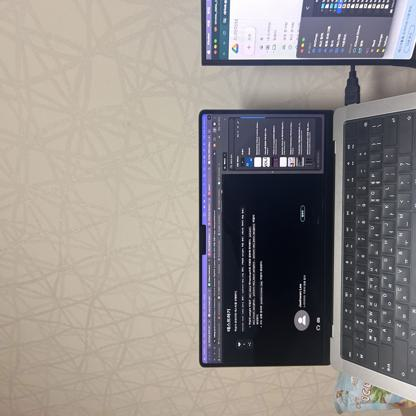
#> input picture nothingResized.jpg, 416 x 416 px, found by its file name
$ python testImgResize.py
#> lines starting #> are read from the running program, lines starting #| are printed output that depends on the picture
from PIL import Image
import os

# [11 lines of commented-out code are left out]
img = Image.open('/Users/byeongseok/Desktop/tumbler/nothingResized.jpg')
#> img is the input picture: PIL image 416x416 RGB; mean R, G, B 144.7, 138.8, 135.4
img = img.rotate(-90)
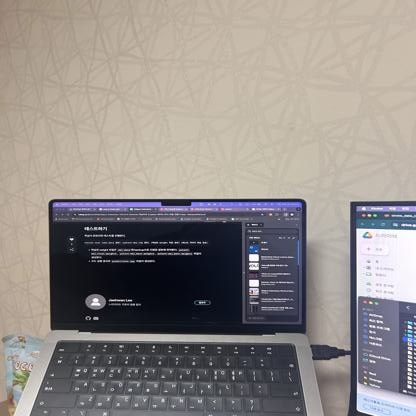
#> img: PIL image 416x416 RGB; mean R, G, B 144.7, 138.8, 135.4
img.save('/Users/byeongseok/Desktop/tumbler/nothingResizedRotated.jpg')
print(os.path.isfile('/Users/byeongseok/Desktop/tumbler/nonthingResizedRotated.jpg'))

$ run again, with nonTumblr.jpg copied over nothingResized.jpg
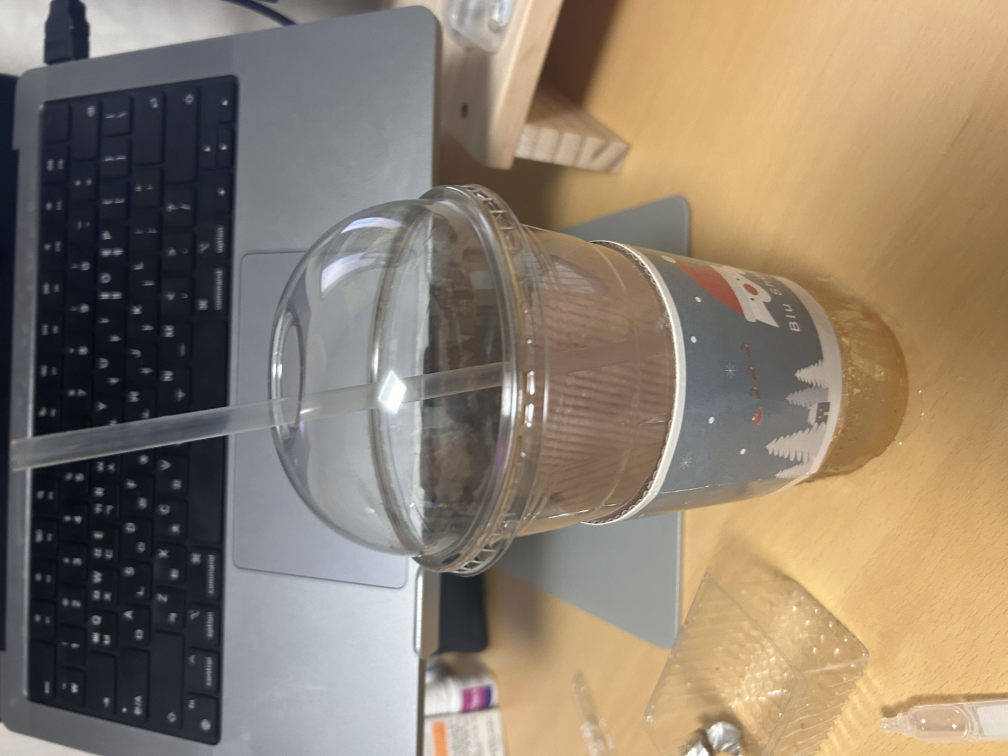
#> input picture nonTumblr.jpg, 4032 x 3024 px, found by its file name (shown at 1/4 size)
#> img is the input picture: PIL image 4032x3024 RGB; mean R, G, B 140.1, 126.5, 109.6
#> `img = img.rotate(-90)`:
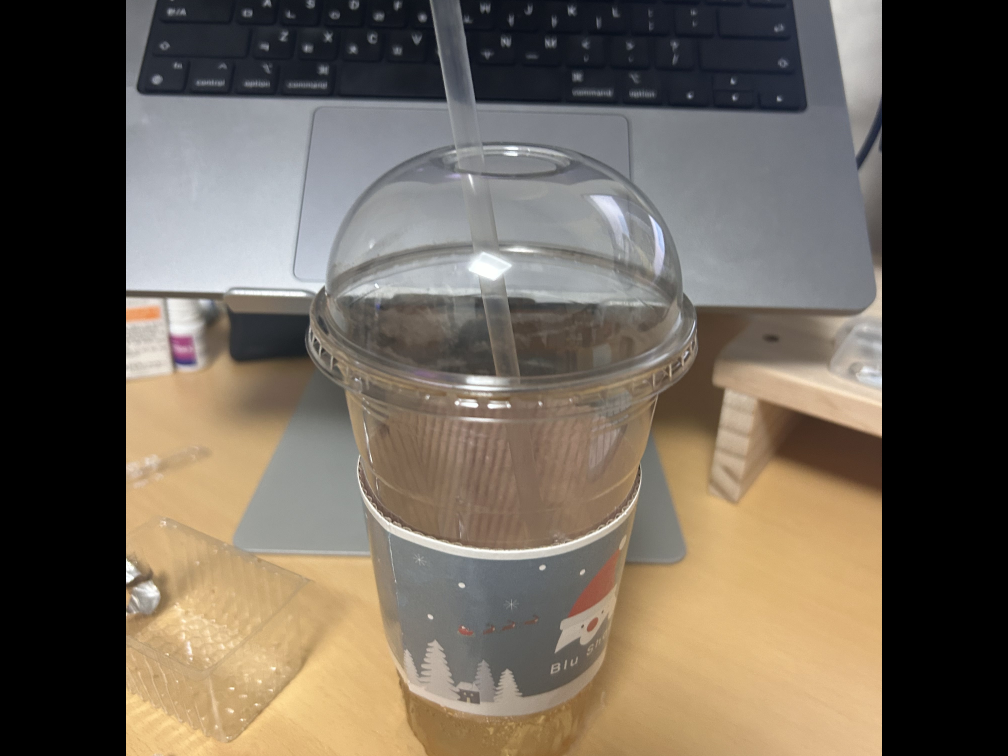
#> img: PIL image 4032x3024 RGB (shown at 1/4 size); mean R, G, B 108.9, 99.6, 87.9
